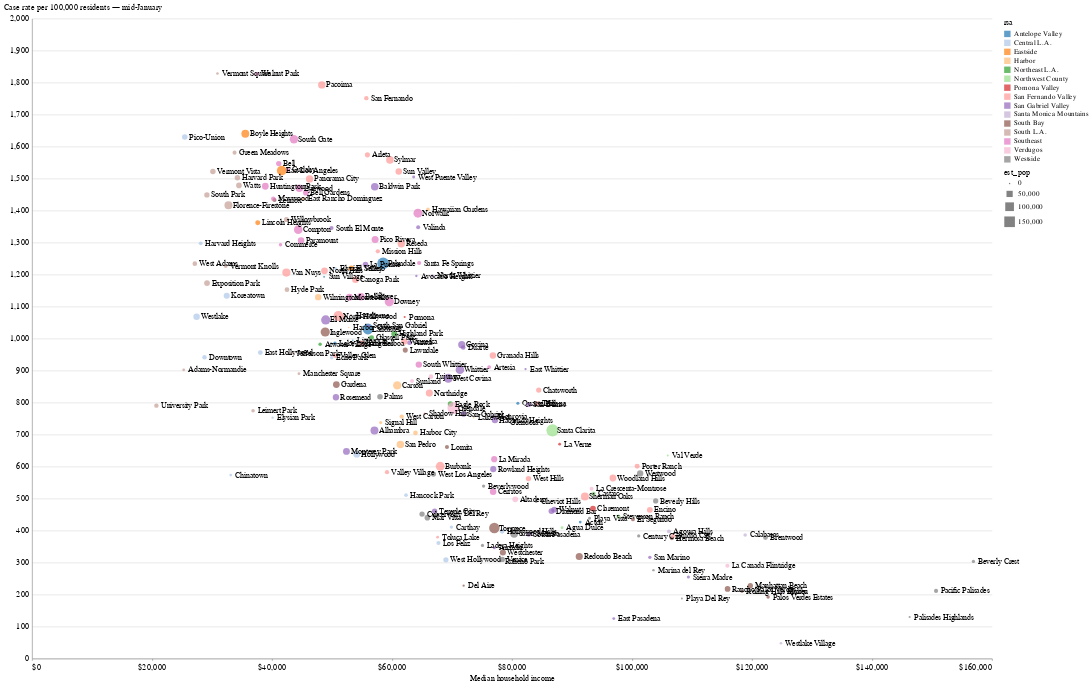

Notebook code for this chart:
### Code cell
scatter = (
    alt.Chart(surge_demos_slim)
    .mark_circle(size=100)
    .encode(
        x=alt.Y(
            "median_house_income:Q",
            axis=alt.Axis(grid=False, tickCount=6, format="$2,f"),
            title="Median household income",
        ),
        y=alt.Y(
            "case_rate_per_100k_mid-january:Q",
            title="Case rate per 100,000 residents — mid-January",
            axis=alt.Axis(tickColor="#ffffff"),
        ),
        color=alt.Color("rsa", scale=alt.Scale(scheme="category20")),
        size="est_pop:Q",
        tooltip=[
            "name",
            "est_pop",
            "case_rate_per_100k_mid-january",
            "est_total_seven_more_units_pct",
        ],
    )
)

text = (
    alt.Chart(surge_demos_slim)
    .mark_text(align="left", baseline="middle", dx=7, size=12)
    .encode(
        x="median_house_income:Q",
        y="case_rate_per_100k_mid-january:Q",
        text="name",
    )
)

(scatter + text).properties(width=1500, height=1000).configure_view(
    strokeOpacity=0
).configure_axis(labelFontSize=13).configure_legend()

### Figure 1 — Vega-Lite specification as saved in the notebook (floating-point values rounded to 4 significant figures; data arrays with more than 128 entries replaced by an {"elided": "..."} marker saying what was removed)
{"config": {"view": {"width": 800, "height": 450, "strokeOpacity": 0}, "background": "#ffffff", "title": {"anchor": "start", "font": "Benton Gothic Bold, sans", "fontColor": "#000000", "fontSize": 22, "fontWeight": "normal"}, "arc": {"fill": "#82c6df"}, "area": {"fill": "#82c6df"}, "line": {"stroke": "#82c6df", "strokeWidth": 3}, "path": {"stroke": "#82c6df"}, "rect": {"fill": "#82c6df"}, "shape": {"stroke": "#82c6df"}, "bar": {"fill": "#82c6df"}, "point": {"stroke": "#82c6df"}, "symbol": {"fill": "#82c6df", "size": 30}, "axis": {"titleFont": "Benton Gothic Bold, sans", "titleFontSize": 13, "titleFontWeight": "normal", "labelFont": "Benton Gothic, sans", "labelFontSize": 13, "labelFontWeight": "normal"}, "axisX": {"labelAngle": 0, "labelPadding": 4, "tickSize": 3}, "axisY": {"labelBaseline": "middle", "maxExtent": 45, "minExtent": 45, "tickSize": 2, "titleAlign": "left", "titleAngle": 0, "titleX": -45, "titleY": -11}, "legend": {"titleFont": "Benton Gothic Bold, sans", "titleFontSize": 13, "titleFontWeight": "normal", "symbolType": "square", "labelFont": "Benton Gothic, sans", "labelFontSize": 11.5}, "range": {"category": ["#3580b1", "#ec8431", "#ab7fb4", "#c89d29", "#adc839", "#829eb1"], "diverging": ["#e68a4f", "#f4bb6a", "#f9e39c", "#dadfe2", "#a6b7c6", "#849eae"], "heatmap": ["#fbf2c7", "#f9e39c", "#f8d36e", "#f4bb6a", "#e68a4f", "#d15a40", "#ab4232"], "ordinal": ["#fbf2c7", "#f9e39c", "#f8d36e", "#f4bb6a", "#e68a4f", "#d15a40", "#ab4232"], "ramp": ["#fbf2c7", "#f9e39c", "#f8d36e", "#f4bb6a", "#e68a4f", "#d15a40", "#ab4232"]}}, "layer": [{"mark": {"type": "circle", "size": 100}, "encoding": {"color": {"type": "nominal", "field": "rsa", "scale": {"scheme": "category20"}}, "size": {"type": "quantitative", "field": "est_pop"}, "tooltip": [{"type": "nominal", "field": "name"}, {"type": "quantitative", "field": "est_pop"}, {"type": "quantitative", "field": "case_rate_per_100k_mid-january"}, {"type": "quantitative", "field": "est_total_seven_more_units_pct"}], "x": {"type": "quantitative", "axis": {"format": "$2,f", "grid": false, "tickCount": 6}, "field": "median_house_income", "title": "Median household income"}, "y": {"type": "quantitative", "axis": {"tickColor": "#ffffff"}, "field": "case_rate_per_100k_mid-january", "title": "Case rate per 100,000 residents — mid-January"}}}, {"mark": {"type": "text", "align": "left", "baseline": "middle", "dx": 7, "size": 12}, "encoding": {"text": {"type": "nominal", "field": "name"}, "x": {"type": "quantitative", "field": "median_house_income"}, "y": {"type": "quantitative", "field": "case_rate_per_100k_mid-january"}}}], "data": {"name": "data-c618f5317ec380744d59513092415dda"}, "height": 1000, "width": 1500, "$schema": "https://vega.github.io/schema/vega-lite/v4.0.2.json", "datasets": {"data-c618f5317ec380744d59513092415dda": {"elided": "195 records"}}}
